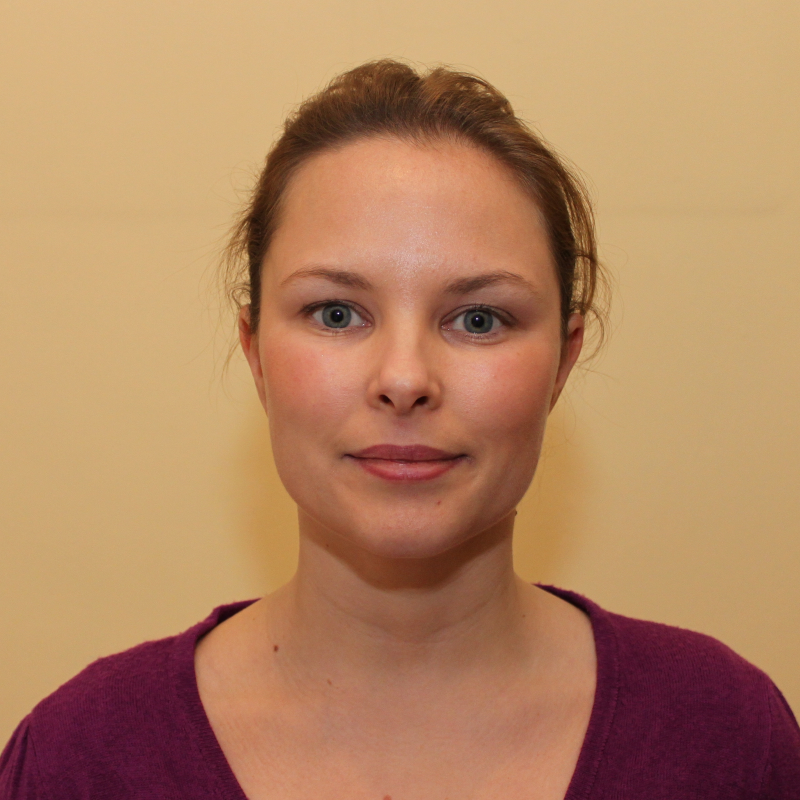
%> input picture TrainingFemale/training_img1.jpg, 1600 x 1600 px (shown at 1/2 size)
$ octave StartProgram.m   (GNU Octave 9; MATLAB toolbox functions it lacks are replaced by stand-ins)
%> lines starting %> are read from the running program, lines starting %| are printed output that depends on the picture
### Sigmite.m
function [ b] = Sigmite( a )
disp('a');
disp(a);
b= 1/(1+exp(-a));
disp('sigmite');
disp(b);
end


### Threshold.m
function [thres]= Threshold(sig)
if(sig<0.5)
    thres=0;
else
    thres=1;
end
end

### StartProgram.m
clear all

FDetect = vision.CascadeObjectDetector;
disp('Gender Indentification');
filename= imgetfile();
%> the answer given: TrainingFemale/training_img1.jpg
im2= imread(filename);
%> im2 is the input picture: size 1600x1600x3 uint8; mean R, G, B 179.2, 133, 97
BB = step(FDetect,im2);
%> BB = [434 329 759 759]
if(isempty(BB))
    disp('Image does not contain a face');
else
   im3=imcrop(im2,BB);
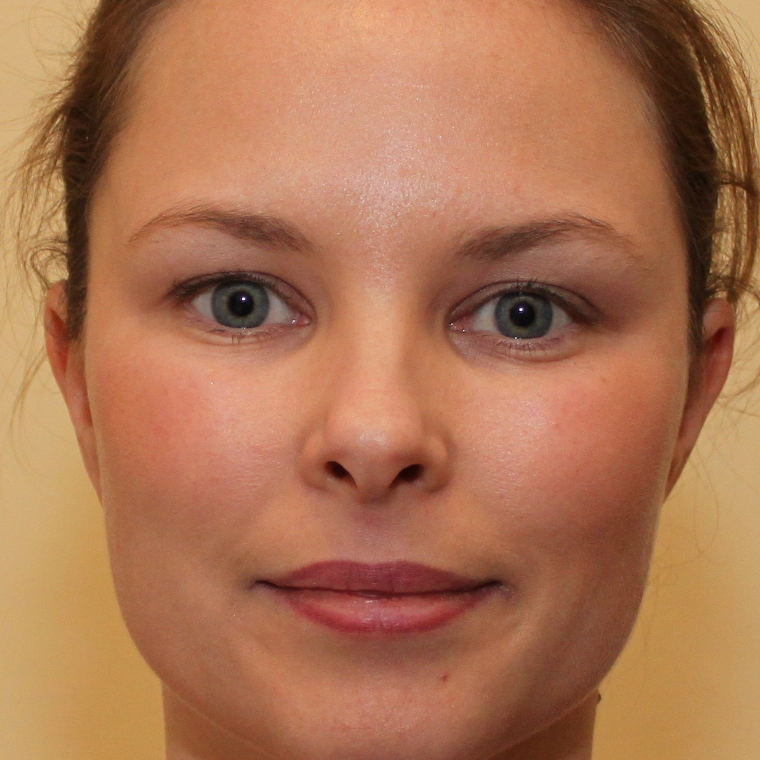
%> im3: size 760x760x3 uint8; mean R, G, B 172.1, 116, 82.7
   im4=imresize(rgb2gray(im3),[120 120]);
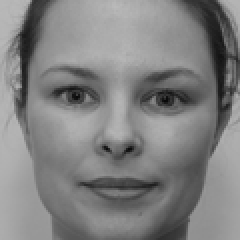
%> im4: size 120x120 uint8 (shown 2 times larger); min 8, max 186, mean 129
   mul= double(im4);

   weights= dlmread('Weights.txt');
   tmp= mul.*weights;
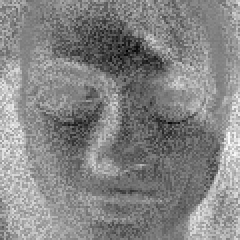
%> tmp: size 120x120 double (shown 2 times larger); min -289.7, max 293.5, mean 14.1; drawn with min black and max white
   s=sum(sum(tmp));
%> s = 203562.5
   y=Sigmite(s);
%| 2.0356e+05
%> in Sigmite, `b= 1/(1+exp(-a));`: b = 1
%| 1
%> y = 1
   check = Threshold(y);
%> check = 1
   if(check==0)
       disp('Female');
   else
       disp('Male');
   end
end
